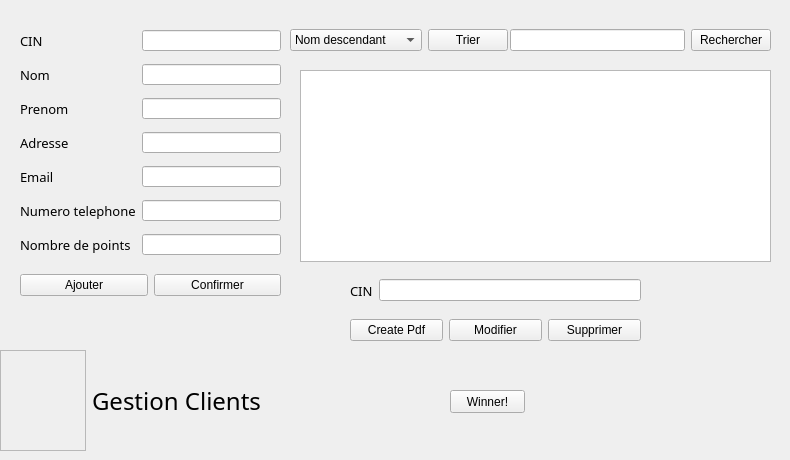
   <widget class="QWidget" name="tab">
    <attribute name="title">
     <string>Client</string>
    </attribute>
    <widget class="QTableView" name="Tab_client">
     <property name="geometry">
      <rect>
       <x>300</x>
       <y>70</y>
       <width>471</width>
       <height>192</height>
      </rect>
     </property>
     <property name="font">
      <font>
       <family>Franklin Gothic Medium</family>
      </font>
     </property>
    </widget>
    <widget class="QWidget" name="formLayoutWidget">
     <property name="geometry">
      <rect>
       <x>20</x>
       <y>30</y>
       <width>261</width>
       <height>231</height>
      </rect>
     </property>
     <layout class="QFormLayout" name="formLayout">
      <property name="verticalSpacing">
       <number>13</number>
      </property>
      <property name="bottomMargin">
       <number>6</number>
      </property>
      <item row="0" column="0">
       <widget class="QLabel" name="label_8">
        <property name="font">
         <font>
          <family>Franklin Gothic Medium</family>
          <pointsize>10</pointsize>
         </font>
        </property>
        <property name="text">
         <string>CIN</string>
        </property>
       </widget>
      </item>
      <item row="0" column="1">
       <widget class="QLineEdit" name="LE_cin"/>
      </item>
      <item row="1" column="0">
       <widget class="QLabel" name="label_2">
        <property name="font">
         <font>
          <family>Franklin Gothic Medium</family>
          <pointsize>10</pointsize>
         </font>
        </property>
        <property name="text">
         <string>Nom</string>
        </property>
       </widget>
      </item>
      <item row="1" column="1">
       <widget class="QLineEdit" name="LE_nom"/>
      </item>
      <item row="2" column="0">
       <widget class="QLabel" name="label_3">
        <property name="font">
         <font>
          <family>Franklin Gothic Medium</family>
          <pointsize>10</pointsize>
         </font>
        </property>
        <property name="text">
         <string>Prenom</string>
        </property>
       </widget>
      </item>
      <item row="2" column="1">
       <widget class="QLineEdit" name="LE_prenom"/>
      </item>
      <item row="3" column="0">
       <widget class="QLabel" name="label_4">
        <property name="font">
         <font>
          <family>Franklin Gothic Medium</family>
          <pointsize>10</pointsize>
         </font>
        </property>
        <property name="text">
         <string>Adresse</string>
        </property>
       </widget>
      </item>
      <item row="3" column="1">
       <widget class="QLineEdit" name="LE_adresse"/>
      </item>
      <item row="4" column="0">
       <widget class="QLabel" name="label_7">
        <property name="font">
         <font>
          <family>Franklin Gothic Medium</family>
          <pointsize>10</pointsize>
         </font>
        </property>
        <property name="text">
         <string>Email</string>
        </property>
       </widget>
      </item>
      <item row="4" column="1">
       <widget class="QLineEdit" name="LE_email"/>
      </item>
      <item row="5" column="0">
       <widget class="QLabel" name="label_6">
        <property name="font">
         <font>
          <family>Franklin Gothic Medium</family>
          <pointsize>10</pointsize>
         </font>
        </property>
        <property name="text">
         <string>Numero telephone</string>
        </property>
       </widget>
      </item>
      <item row="5" column="1">
       <widget class="QLineEdit" name="LE_NumTelephone"/>
      </item>
      <item row="6" column="0">
       <widget class="QLabel" name="label_5">
        <property name="font">
         <font>
          <family>Franklin Gothic Medium</family>
          <pointsize>10</pointsize>
         </font>
        </property>
        <property name="text">
         <string>Nombre de points</string>
        </property>
       </widget>
      </item>
      <item row="6" column="1">
       <widget class="QLineEdit" name="LE_nbrpt"/>
      </item>
     </layout>
    </widget>
    <widget class="QWidget" name="horizontalLayoutWidget">
     <property name="geometry">
      <rect>
       <x>510</x>
       <y>20</y>
       <width>261</width>
       <height>41</height>
      </rect>
     </property>
     <layout class="QHBoxLayout" name="horizontalLayout_3">
      <item>
       <widget class="QLineEdit" name="SearchBar_Client"/>
      </item>
      <item>
       <widget class="QPushButton" name="Rechercher_Client_button">
        <property name="styleSheet">
         <string notr="true"/>
        </property>
        <property name="text">
         <string>Rechercher</string>
        </property>
       </widget>
      </item>
     </layout>
    </widget>
    <widget class="QWidget" name="horizontalLayoutWidget_2">
     <property name="geometry">
      <rect>
       <x>290</x>
       <y>20</y>
       <width>218</width>
       <height>41</height>
      </rect>
     </property>
     <layout class="QHBoxLayout" name="horizontalLayout_4">
      <item>
       <widget class="QComboBox" name="comboBox1">
        <property name="styleSheet">
         <string notr="true"/>
        </property>
        <property name="currentIndex">
         <number>0</number>
        </property>
        <property name="duplicatesEnabled">
         <bool>false</bool>
        </property>
        <item>
         <property name="text">
          <string>Nom descendant</string>
         </property>
        </item>
        <item>
         <property name="text">
          <string>Nom ascendant</string>
         </property>
        </item>
        <item>
         <property name="text">
          <string>Prenom descendant</string>
         </property>
        </item>
        <item>
         <property name="text">
          <string>Prenom ascendant</string>
         </property>
        </item>
        <item>
         <property name="text">
          <string>Nombre de points desc</string>
         </property>
        </item>
        <item>
         <property name="text">
          <string>Nombre de points Asc</string>
         </property>
        </item>
       </widget>
      </item>
      <item>
       <widget class="QPushButton" name="SortButton">
        <property name="styleSheet">
         <string notr="true"/>
        </property>
        <property name="text">
         <string>Trier</string>
        </property>
       </widget>
      </item>
     </layout>
    </widget>
    <widget class="QWidget" name="horizontalLayoutWidget_3">
     <property name="geometry">
      <rect>
       <x>350</x>
       <y>310</y>
       <width>291</width>
       <height>41</height>
      </rect>
     </property>
     <layout class="QHBoxLayout" name="horizontalLayout_5">
      <item>
       <widget class="QPushButton" name="CreateClientPdfFile">
        <property name="styleSheet">
         <string notr="true"/>
        </property>
        <property name="text">
         <string>Create Pdf</string>
        </property>
       </widget>
      </item>
      <item>
       <widget class="QPushButton" name="pushButton_5">
        <property name="sizePolicy">
         <sizepolicy hsizetype="Minimum" vsizetype="Fixed">
          <horstretch>0</horstretch>
          <verstretch>0</verstretch>
         </sizepolicy>
        </property>
        <property name="styleSheet">
         <string notr="true"/>
        </property>
        <property name="text">
         <string>Modifier</string>
        </property>
       </widget>
      </item>
      <item>
       <widget class="QPushButton" name="pushButton_2">
        <property name="styleSheet">
         <string notr="true"/>
        </property>
        <property name="text">
         <string>Supprimer</string>
        </property>
       </widget>
      </item>
     </layout>
    </widget>
    <widget class="QWidget" name="horizontalLayoutWidget_4">
     <property name="geometry">
      <rect>
       <x>350</x>
       <y>270</y>
       <width>291</width>
       <height>41</height>
      </rect>
     </property>
     <layout class="QHBoxLayout" name="horizontalLayout_6">
      <item>
       <widget class="QLabel" name="label_15">
        <property name="font">
         <font>
          <family>Franklin Gothic Medium</family>
          <pointsize>10</pointsize>
         </font>
        </property>
        <property name="text">
         <string>CIN</string>
        </property>
       </widget>
      </item>
      <item>
       <widget class="QLineEdit" name="LE_CIN_Supp">
        <property name="autoFillBackground">
         <bool>false</bool>
        </property>
       </widget>
      </item>
     </layout>
    </widget>
    <widget class="QWidget" name="horizontalLayoutWidget_5">
     <property name="geometry">
      <rect>
       <x>20</x>
       <y>260</y>
       <width>261</width>
       <height>51</height>
      </rect>
     </property>
     <layout class="QHBoxLayout" name="horizontalLayout_7">
      <item>
       <widget class="QPushButton" name="pushButton">
        <property name="styleSheet">
         <string notr="true"/>
        </property>
        <property name="text">
         <string>Ajouter</string>
        </property>
       </widget>
      </item>
      <item>
       <widget class="QPushButton" name="pushButton_6">
        <property name="styleSheet">
         <string notr="true"/>
        </property>
        <property name="text">
         <string>Confirmer</string>
        </property>
       </widget>
      </item>
     </layout>
    </widget>
    <widget class="QWidget" name="horizontalLayoutWidget_10">
     <property name="geometry">
      <rect>
       <x>0</x>
       <y>350</y>
       <width>261</width>
       <height>101</height>
      </rect>
     </property>
     <layout class="QHBoxLayout" name="horizontalLayout_12">
      <item>
       <widget class="QFrame" name="frame">
        <property name="whatsThis">
         <string>&lt;html&gt;&lt;head/&gt;&lt;body&gt;&lt;p&gt;&lt;img src=&quot;:/Asset 9.png&quot;/&gt;&lt;/p&gt;&lt;/body&gt;&lt;/html&gt;</string>
        </property>
        <property name="styleSheet">
         <string notr="true">image: url(:/Asset 9.png);</string>
        </property>
        <property name="frameShape">
         <enum>QFrame::StyledPanel</enum>
        </property>
        <property name="frameShadow">
         <enum>QFrame::Raised</enum>
        </property>
       </widget>
      </item>
      <item>
       <widget class="QLabel" name="label_17">
        <property name="font">
         <font>
          <family>Franklin Gothic Book</family>
          <pointsize>18</pointsize>
         </font>
        </property>
        <property name="text">
         <string>Gestion Clients</string>
        </property>
       </widget>
      </item>
     </layout>
    </widget>
    <widget class="QWidget" name="widget_4" native="true">
     <property name="geometry">
      <rect>
       <x>640</x>
       <y>310</y>
       <width>141</width>
       <height>141</height>
      </rect>
     </property>
     <property name="styleSheet">
      <string notr="true">image: url(:/picMasc.png);</string>
     </property>
    </widget>
    <widget class="QPushButton" name="GenWinner">
     <property name="geometry">
      <rect>
       <x>450</x>
       <y>390</y>
       <width>75</width>
       <height>23</height>
      </rect>
     </property>
     <property name="text">
      <string>Winner!</string>
     </property>
    </widget>
   </widget>
